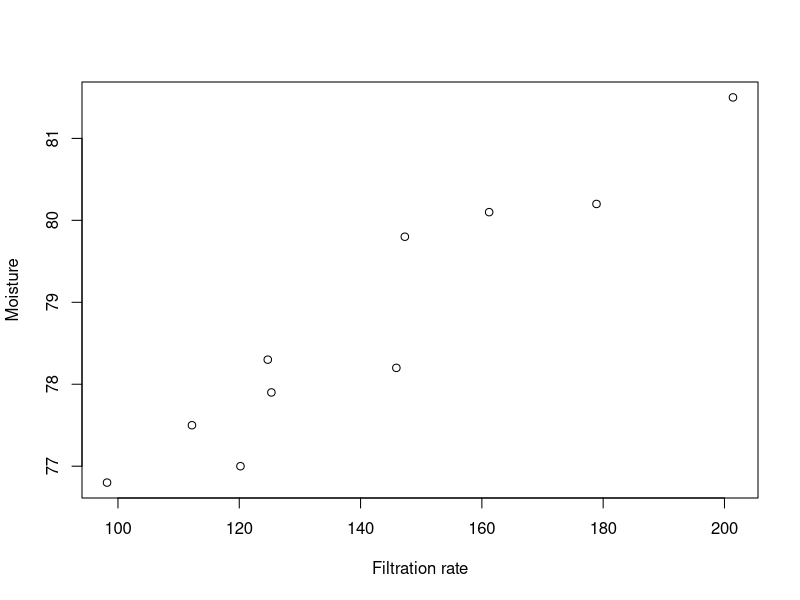
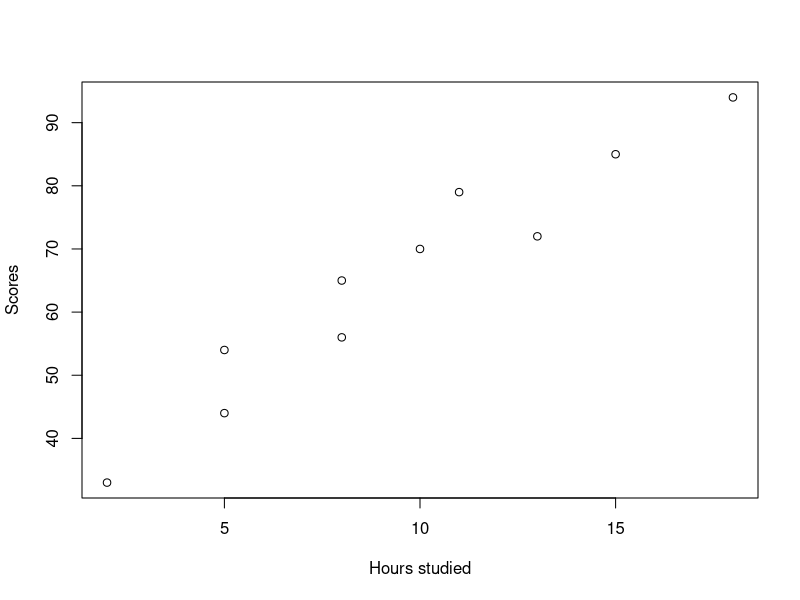

Source code (R) for these figures, in order:

## SU06 Chapter1 

## Pearson Corelation

# define data
x = c(125.3, 98.2, 201.4, 147.3, 145.9,
      124.7, 112.2, 120.2, 161.2, 178.9)

y = c(77.9, 76.8, 81.5, 79.8, 78.2,
      78.3, 77.5, 77.0, 80.1, 80.2)

# scatter plot 
plot(x,y,xlab="Filtration rate",ylab="Moisture")

# compute pearson correlation
var(x,y)/(sd(x)*sd(y))

# calculate pearson correlation using R function
cor(x,y)

## Spearmen Rank Correlation 

x = c(8,5,11,13,10,5,18,15,2,8)

y = c(56,44,79,72,70,54,94,85,33,65)

# scatter plot 
plot(x,y,xlab="Hours studied",ylab="Scores")

# get rank 
xr = rank(x)
xr
yr = rank(y)
yr

# compute Spearmen Rank Correlation
cor(xr,yr)

cor(rank(-x),rank(-y))
